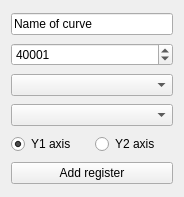
<?xml version="1.0" encoding="UTF-8"?>
<ui version="4.0">
 <class>AddRegisterWidget</class>
 <widget class="QWidget" name="AddRegisterWidget">
  <property name="geometry">
   <rect>
    <x>0</x>
    <y>0</y>
    <width>184</width>
    <height>197</height>
   </rect>
  </property>
  <layout class="QGridLayout" name="gridLayout_2" rowstretch="0,0,0,0,0,0,0,0">
   <item row="5" column="0" colspan="2">
    <widget class="QComboBox" name="cmbConnection"/>
   </item>
   <item row="6" column="0">
    <widget class="QRadioButton" name="radioPrimary">
     <property name="text">
      <string>Y1 axis</string>
     </property>
     <property name="checked">
      <bool>true</bool>
     </property>
    </widget>
   </item>
   <item row="1" column="0" colspan="2">
    <widget class="QLineEdit" name="lineName">
     <property name="text">
      <string>Name of curve</string>
     </property>
    </widget>
   </item>
   <item row="7" column="0" colspan="2">
    <widget class="QPushButton" name="btnAdd">
     <property name="text">
      <string>Add register</string>
     </property>
    </widget>
   </item>
   <item row="3" column="0" colspan="2">
    <widget class="QSpinBox" name="spinAddress">
     <property name="maximum">
      <number>105536</number>
     </property>
     <property name="value">
      <number>40001</number>
     </property>
    </widget>
   </item>
   <item row="4" column="0" colspan="2">
    <widget class="QComboBox" name="cmbType"/>
   </item>
   <item row="6" column="1">
    <widget class="QRadioButton" name="radioSecondary">
     <property name="text">
      <string>Y2 axis</string>
     </property>
    </widget>
   </item>
  </layout>
 </widget>
 <tabstops>
  <tabstop>lineName</tabstop>
  <tabstop>spinAddress</tabstop>
  <tabstop>cmbType</tabstop>
  <tabstop>cmbConnection</tabstop>
  <tabstop>radioPrimary</tabstop>
  <tabstop>radioSecondary</tabstop>
  <tabstop>btnAdd</tabstop>
 </tabstops>
 <resources/>
 <connections/>
</ui>
